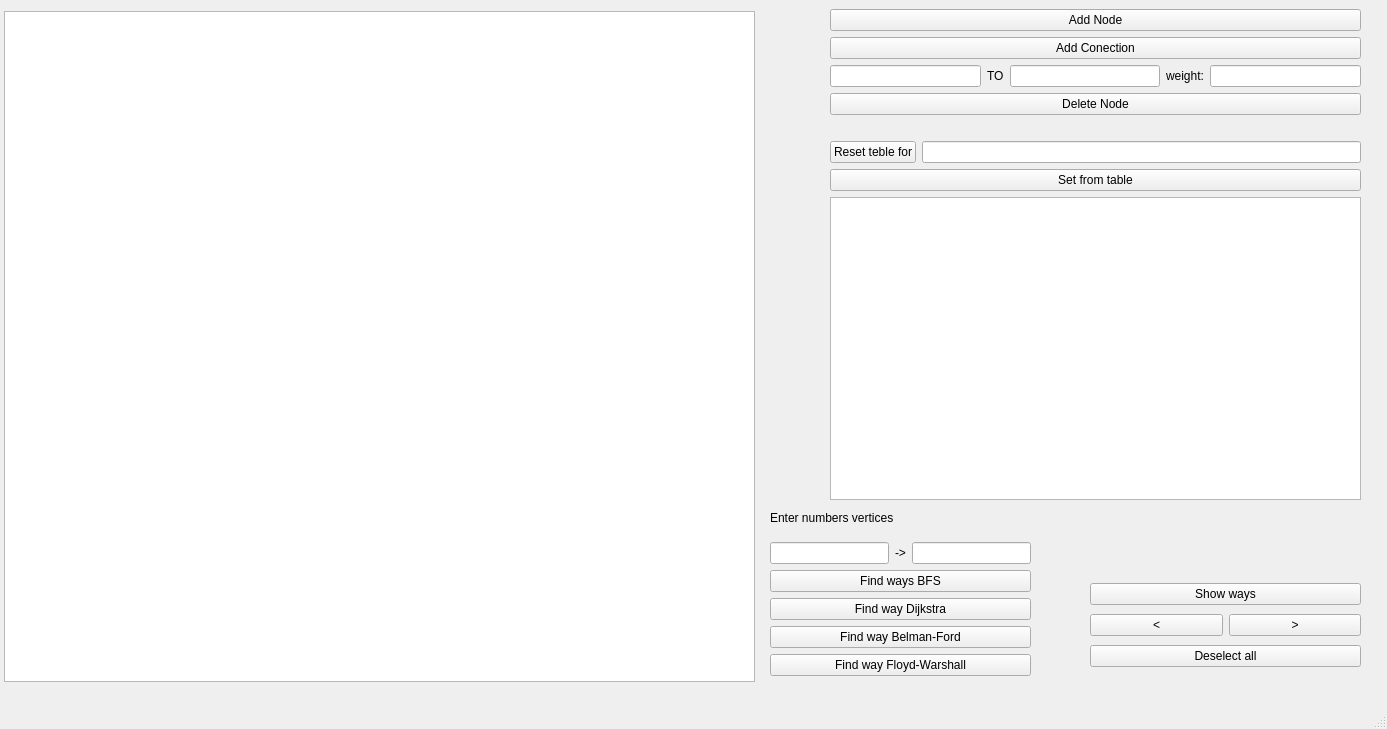
<?xml version="1.0" encoding="UTF-8"?>
<ui version="4.0">
 <class>MainWindow</class>
 <widget class="QMainWindow" name="MainWindow">
  <property name="geometry">
   <rect>
    <x>0</x>
    <y>0</y>
    <width>1387</width>
    <height>729</height>
   </rect>
  </property>
  <property name="windowTitle">
   <string>MainWindow</string>
  </property>
  <widget class="QWidget" name="centralwidget">
   <widget class="QWidget" name="verticalLayoutWidget_4">
    <property name="geometry">
     <rect>
      <x>830</x>
      <y>9</y>
      <width>531</width>
      <height>511</height>
     </rect>
    </property>
    <layout class="QVBoxLayout" name="verticalLayout_4">
     <item>
      <layout class="QVBoxLayout" name="verticalLayout_2">
       <item>
        <layout class="QVBoxLayout" name="verticalLayout">
         <item>
          <widget class="QPushButton" name="add_node">
           <property name="text">
            <string>Add Node</string>
           </property>
          </widget>
         </item>
         <item>
          <widget class="QPushButton" name="add_connection">
           <property name="text">
            <string>Add Conection</string>
           </property>
          </widget>
         </item>
         <item>
          <layout class="QHBoxLayout" name="horizontalLayout">
           <item>
            <widget class="QLineEdit" name="f_node_for_connect"/>
           </item>
           <item>
            <layout class="QGridLayout" name="gridLayout"/>
           </item>
           <item>
            <widget class="QLabel" name="label">
             <property name="text">
              <string>TO</string>
             </property>
            </widget>
           </item>
           <item>
            <widget class="QLineEdit" name="s_node_for_connect"/>
           </item>
           <item>
            <widget class="QLabel" name="label_5">
             <property name="text">
              <string>weight:</string>
             </property>
            </widget>
           </item>
           <item>
            <widget class="QLineEdit" name="weight_le"/>
           </item>
          </layout>
         </item>
         <item>
          <widget class="QPushButton" name="delete_node">
           <property name="text">
            <string>Delete Node</string>
           </property>
          </widget>
         </item>
        </layout>
       </item>
       <item>
        <widget class="QLabel" name="label_3">
         <property name="text">
          <string/>
         </property>
        </widget>
       </item>
       <item>
        <layout class="QHBoxLayout" name="horizontalLayout_2">
         <item>
          <widget class="QPushButton" name="reset_table">
           <property name="text">
            <string>Reset teble for</string>
           </property>
          </widget>
         </item>
         <item>
          <widget class="QLineEdit" name="amount_node_for_table"/>
         </item>
        </layout>
       </item>
       <item>
        <widget class="QPushButton" name="set_from_table">
         <property name="text">
          <string>Set from table</string>
         </property>
        </widget>
       </item>
       <item>
        <widget class="QTableView" name="tableView"/>
       </item>
       <item>
        <widget class="QLabel" name="label_2">
         <property name="text">
          <string/>
         </property>
        </widget>
       </item>
      </layout>
     </item>
    </layout>
   </widget>
   <widget class="QGraphicsView" name="graphicsView">
    <property name="geometry">
     <rect>
      <x>4</x>
      <y>11</y>
      <width>751</width>
      <height>671</height>
     </rect>
    </property>
   </widget>
   <widget class="QWidget" name="verticalLayoutWidget">
    <property name="geometry">
     <rect>
      <x>1090</x>
      <y>580</y>
      <width>271</width>
      <height>91</height>
     </rect>
    </property>
    <layout class="QVBoxLayout" name="verticalLayout_5">
     <item>
      <widget class="QPushButton" name="shiw_ways">
       <property name="text">
        <string>Show ways</string>
       </property>
      </widget>
     </item>
     <item>
      <layout class="QHBoxLayout" name="horizontalLayout_4">
       <item>
        <widget class="QPushButton" name="show_prev_way">
         <property name="text">
          <string>&lt;</string>
         </property>
        </widget>
       </item>
       <item>
        <widget class="QPushButton" name="show_next_way">
         <property name="text">
          <string>&gt;</string>
         </property>
        </widget>
       </item>
      </layout>
     </item>
     <item>
      <widget class="QPushButton" name="deselect_all">
       <property name="text">
        <string>Deselect all</string>
       </property>
      </widget>
     </item>
    </layout>
   </widget>
   <widget class="QWidget" name="verticalLayoutWidget_2">
    <property name="geometry">
     <rect>
      <x>770</x>
      <y>500</y>
      <width>261</width>
      <height>176</height>
     </rect>
    </property>
    <layout class="QVBoxLayout" name="verticalLayout_3">
     <item>
      <widget class="QLabel" name="label_6">
       <property name="text">
        <string>Enter numbers vertices</string>
       </property>
      </widget>
     </item>
     <item>
      <layout class="QHBoxLayout" name="horizontalLayout_3">
       <item>
        <widget class="QLineEdit" name="bfs_1"/>
       </item>
       <item>
        <widget class="QLabel" name="label_7">
         <property name="text">
          <string>-&gt;</string>
         </property>
        </widget>
       </item>
       <item>
        <widget class="QLineEdit" name="bfs_2"/>
       </item>
      </layout>
     </item>
     <item>
      <widget class="QPushButton" name="find_ways_bfs">
       <property name="text">
        <string>Find ways BFS</string>
       </property>
      </widget>
     </item>
     <item>
      <widget class="QPushButton" name="find_way_dijkstra">
       <property name="text">
        <string>Find way Dijkstra</string>
       </property>
      </widget>
     </item>
     <item>
      <widget class="QPushButton" name="find_way_belman_ford">
       <property name="text">
        <string>Find way Belman-Ford</string>
       </property>
      </widget>
     </item>
     <item>
      <widget class="QPushButton" name="find_way_floyd_warshall">
       <property name="text">
        <string>Find way Floyd-Warshall</string>
       </property>
      </widget>
     </item>
    </layout>
   </widget>
  </widget>
  <widget class="QMenuBar" name="menubar">
   <property name="geometry">
    <rect>
     <x>0</x>
     <y>0</y>
     <width>1387</width>
     <height>22</height>
    </rect>
   </property>
  </widget>
  <widget class="QStatusBar" name="statusbar"/>
 </widget>
 <resources/>
 <connections/>
</ui>
